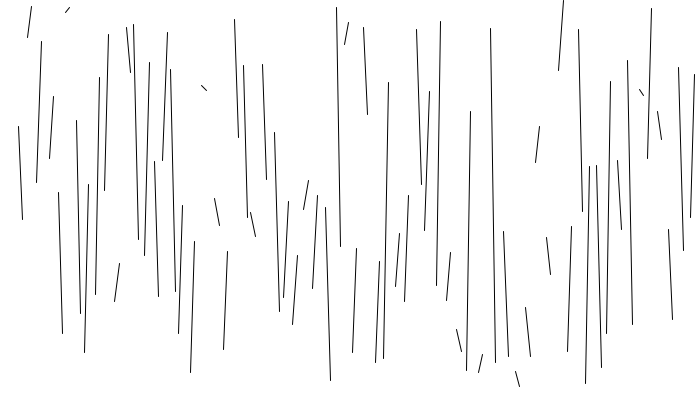
Frame 1 (no input)
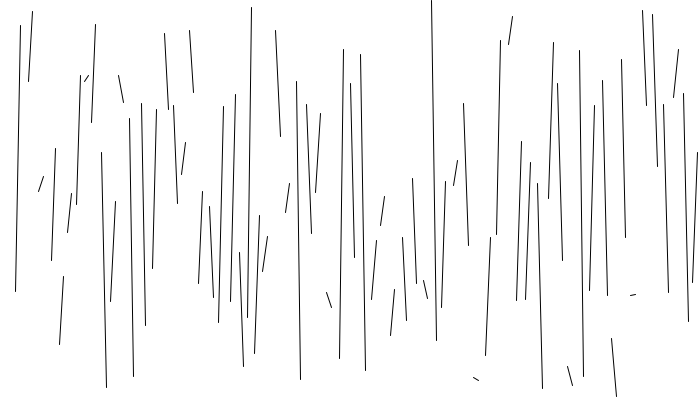
Frame 60 (the mouse pressed at the canvas centre just before this capture)
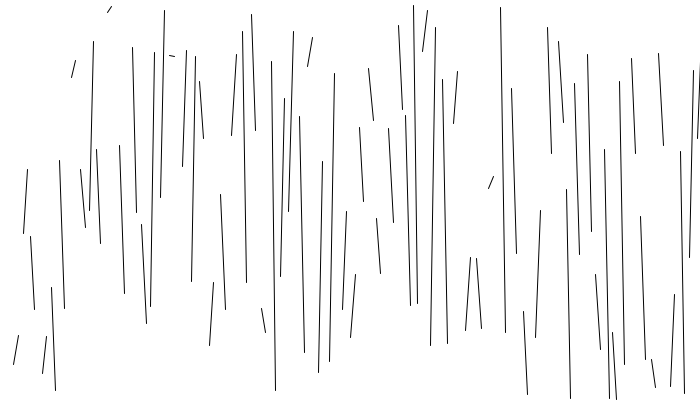
Frame 120 (the mouse held since frame 60 and released just before this capture)

The Processing sketch that drew these frames (run headless with seeded random() and noise(); from frame 60 on, the mouse is pressed at the canvas centre):

// Processing sketch: processing_36058
// ── processing_36058.pde

//Editted someones code I found while browsing. Sorry are I am unable
//to relocate it again for a reference...

void setup(){
  
 size(700,400);
 smooth();
 frameRate(30);
 
}


void draw(){
  
 background(255);
 noStroke();
 fill(255,30);
 rect(0,0,width,height);
  
   for(int L = 0; L < width; L++){ 
    line(L+=random(2,8),random(0,height),L+=random(4,6),random(0,height));
    stroke(0);
    }
 
  if((mousePressed == true)&&(mouseButton == LEFT)){
   //noLoop();
   frameRate(2);
   line(mouseX,mouseY,pmouseX,pmouseY);
   } 
    else if (mouseButton == RIGHT)
    {
    loop();
    }
 
}  
